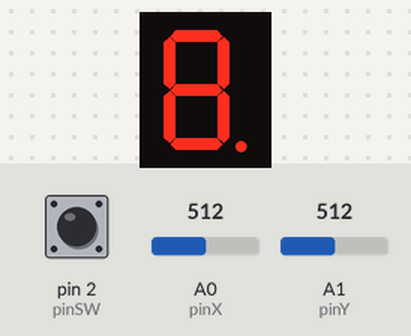
This sketch was run on a simulated Arduino Uno, built with avr-gcc and run on an emulated ATmega328P. Parts: 1-digit seven-segment display. Wiring (inferred from the names in the program): 1-digit 7-segment display, segments lit when LOW: segments pin 10, pin 9, pin 8, pin 7, pin 6, pin 5, pin 4, pin 12. The inputs (shaded band) are chosen by the test bench; at power-on: A1 (pinY) = 512, pin 2 (pinSW) HIGH, A0 (pinX) = 512. The segment pins are drawn as the display they are named for.

Above: at 0.6 s.
At 1.2 s:
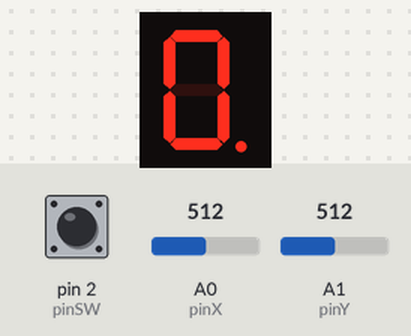
1.3 s: A1 (pinY) set to 190
At 2.4 s:
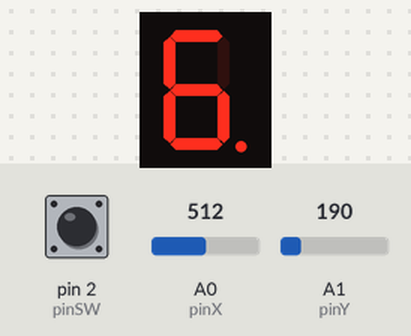
Timing chart, 0 to 4.3 s (numbered marks = the images above; inputs shaded):
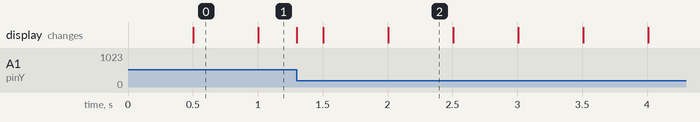

The sketch:

homework_3.ino
```cpp
#define UP 0
#define DOWN 1
#define LEFT 2
#define RIGHT 3

unsigned long blinkInterval = 500;
unsigned long previousTime = 0;

// joystick pins
const int pinSW = 2;
const int pinX = A0;
const int pinY = A1;

// declare all the segments pins
const int pinA = 12;
const int pinB = 10;
const int pinC = 9;
const int pinD = 8;
const int pinE = 7;
const int pinF = 6;
const int pinG = 5;
const int pinDP = 4;

const int segSize = 8;

bool commonAnode = false; // Modify if you have common anode

byte lastReading = LOW;
byte swState = LOW;

unsigned long lastDebounceTime = 0;
unsigned long debounceDelay = 50;

int segments[segSize] = {
  pinA, pinB, pinC, pinD, pinE, pinF, pinG, pinDP
//  0     1     2     3     4     5     6     7
};

byte segmentStates[segSize] = {LOW, LOW, LOW, LOW, LOW, LOW, LOW, LOW};

const int noOfDirections = 4;

int moveMatrix[segSize][noOfDirections] = {
// up   down  left  right
  {-1,   6,    5,    1}, // a
  { 0,   6,    5,   -1}, // b
  { 6,   3,    4,    7}, // c
  { 6,  -1,    4,    2}, // d
  { 6,   3,   -1,    2}, // e
  { 0,   6,   -1,    1}, // f
  { 0,   3,   -1,   -1}, // g
  {-1,  -1,    2,   -1}, // dp
};

int currentSegment = 7;
byte currentSegmentState = HIGH;

int xValue = 0;
int yValue = 0;

bool joyMoved = false;

int minThreshold = 200;
int maxThreshold = 800;

const int longPressTime = 1000;

unsigned long pressedTime = 0;
unsigned long releasedTime = 0;

void setup() {
  Serial.begin(9600);
  // initialize all the pins
  for (int i = 0; i < segSize; i++) {
    pinMode(segments[i], OUTPUT);
  }

  pinMode(pinSW, INPUT_PULLUP);

  if (commonAnode == true) {
    for (int i = 0; i < segSize; i++) {
      segmentStates[i] = !segmentStates[i];
    }
  }
}

void loop() {
  unsigned long currentTime = millis();

  // read the values from the potentiometers
  xValue = analogRead(pinX);
  yValue = analogRead(pinY);

  // check if the joystick moved up, down, left or right
  if (xValue > maxThreshold && joyMoved == false) {
    if (moveMatrix[currentSegment][UP] != -1) {
      digitalWrite(segments[currentSegment], LOW);
      currentSegment = moveMatrix[currentSegment][UP];
    }
    joyMoved = true;
  }
  if (xValue < minThreshold && joyMoved == false) {
    if (moveMatrix[currentSegment][DOWN] != -1) {
      digitalWrite(segments[currentSegment], LOW);
      currentSegment = moveMatrix[currentSegment][DOWN];
    }
    joyMoved = true;
  }
  if (yValue < minThreshold && joyMoved == false) {
    if (moveMatrix[currentSegment][LEFT] != -1) {
      digitalWrite(segments[currentSegment], LOW);
      currentSegment = moveMatrix[currentSegment][LEFT];
    }
    joyMoved = true;
  }
  if (yValue > maxThreshold && joyMoved == false) {
    if (moveMatrix[currentSegment][RIGHT] != -1) {
      digitalWrite(segments[currentSegment], LOW);
      currentSegment = moveMatrix[currentSegment][RIGHT];
    }
    joyMoved = true;
  }

  if (xValue >= minThreshold && xValue <= maxThreshold && yValue >= minThreshold && yValue <= maxThreshold) {
    joyMoved = false;
  }

  // read the button state
  byte reading = !digitalRead(pinSW);

  // debounce the button and check if the press is long or short
  if (reading != lastReading) {
    lastDebounceTime = millis();
  }

  if (millis() - lastDebounceTime > debounceDelay) {
    if (reading != swState) {
      swState = reading;
      if (swState == HIGH) {
        // button is pressed
        pressedTime = millis();
      }
      if (swState == LOW) {
        // button is released
        releasedTime = millis();

        // check how long the button press was
        long duration = releasedTime - pressedTime;

        if (duration < longPressTime) {
          // if it was a short press change the state of the current segment
          segmentStates[currentSegment] = !segmentStates[currentSegment];
        }
        else {
          // if it was a long press reset all segments and move to dp
          for (int i = 0; i < segSize; i++) {
            segmentStates[i] = LOW;
            currentSegment = 7;
          }
        }
      }
    }
  }
  lastReading = reading;

  for (int i = 0; i < segSize; i++) {
    if (i != currentSegment) {
      digitalWrite(segments[i], segmentStates[i]);
    }
  }

  // blink the current segment
  if (currentTime - previousTime > blinkInterval) {
    currentSegmentState = !currentSegmentState;
    previousTime = currentTime;
  }
  digitalWrite(segments[currentSegment], currentSegmentState);
}
```

Measured:
- after the input at 1.3 s, the display: changes at once (image 2)
- what the display in image 0 shows lasts 0.5 s, from 0.5 s to 1.0 s
